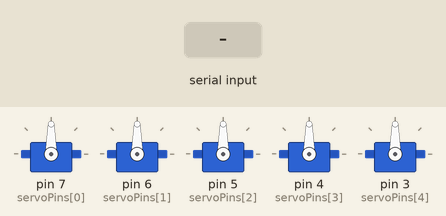
Recording of a sketch running on a simulated Arduino Uno, built with avr-gcc and run on an emulated ATmega328P. Shown: 5 × servo. The inputs (shaded band) are chosen by the test bench.

Above: at 1.2 s.
1.3 s: "90,45,200\n" received over Serial
At 2.4 s:
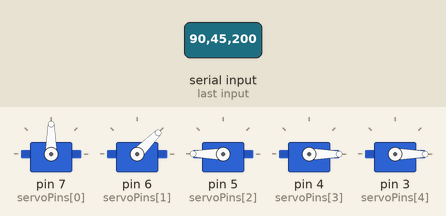
2.8 s: "30,150,10\n" received over Serial
At 3.6 s:
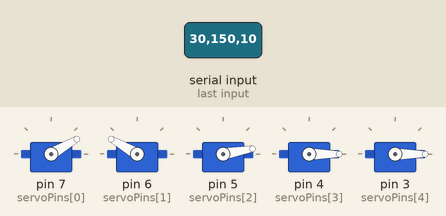
4.3 s: "90,45\n" received over Serial
At 4.9 s:
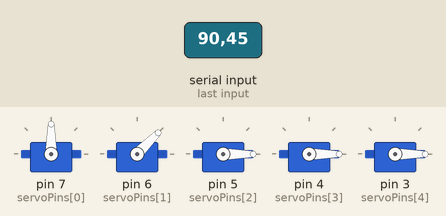
5.8 s: "30,150,10,200\n" received over Serial
At 6.9 s:
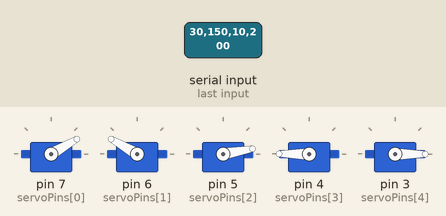
7.3 s: "5\n" received over Serial
At 8.5 s:
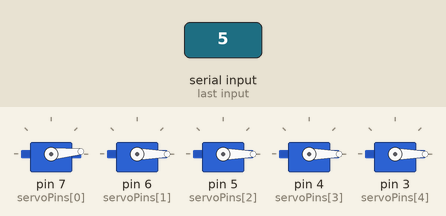
8.8 s: "90\n" received over Serial
At 9.9 s:
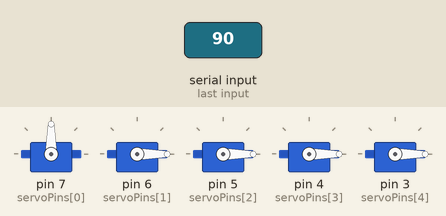
Timing chart, 0 to 11.3 s (numbered marks = the images above; inputs shaded):
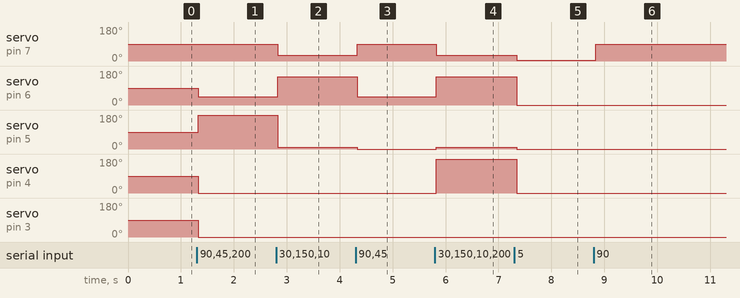

The sketch:

slave_serial.ino
```cpp
#include <Servo.h>

Servo servos[6]; // 5本の指
int servoPins[6] = {7, 6, 5, 4, 3, 2}; // 指のピン番号

void setup() {
  Serial.begin(9600);
  Serial.setTimeout(10);

  for (int i = 0; i < 5; i++) {
    servos[i].attach(servoPins[i]);
    servos[i].write(90); // 初期位置
  }
}

void loop() {
  if (Serial.available() > 0) {
    // Python側で計算済みの角度（10〜170程度）を受信
    int v1 = Serial.parseInt();
    int v2 = Serial.parseInt();
    int v3 = Serial.parseInt();
    int v4 = Serial.parseInt();
    int v5 = Serial.parseInt();

    // 受信バッファの残りをクリア
    while (Serial.available() > 0) Serial.read();

    // 受信した角度をそのままサーボに適用
    servos[0].write(v1);
    servos[1].write(v2);
    servos[2].write(v3);
    servos[3].write(v4);
    servos[4].write(v5);
  }
}
```

Measured:
- after the input at 1.3 s, servo on pin 6 (servoPins[1]): 90° → 45° at once; servo on pin 5 (servoPins[2]): 90° → 180° at once; servo on pin 4 (servoPins[3]), servo on pin 3 (servoPins[4]): 90° → 0° at once
- after the input at 2.8 s, servo on pin 7 (servoPins[0]): 90° → 30° at once; servo on pin 6 (servoPins[1]): 45° → 150° at once; servo on pin 5 (servoPins[2]): 180° → 10° at once
- after the input at 4.3 s, servo on pin 7 (servoPins[0]): 30° → 90° at once; servo on pin 6 (servoPins[1]): 150° → 45° at once; servo on pin 5 (servoPins[2]): 10° → 0° at once
- after the input at 5.8 s, servo on pin 7 (servoPins[0]): 90° → 30° at once; servo on pin 6 (servoPins[1]): 45° → 150° at once; servo on pin 5 (servoPins[2]): 0° → 10° at once; servo on pin 4 (servoPins[3]): 0° → 180° at once
- after the input at 7.3 s, servo on pin 7 (servoPins[0]): 30° → 5° at once; servo on pin 6 (servoPins[1]): 150° → 0° at once; servo on pin 5 (servoPins[2]): 10° → 0° at once; servo on pin 4 (servoPins[3]): 180° → 0° at once
- after the input at 8.8 s, servo on pin 7 (servoPins[0]): 5° → 90° at once
